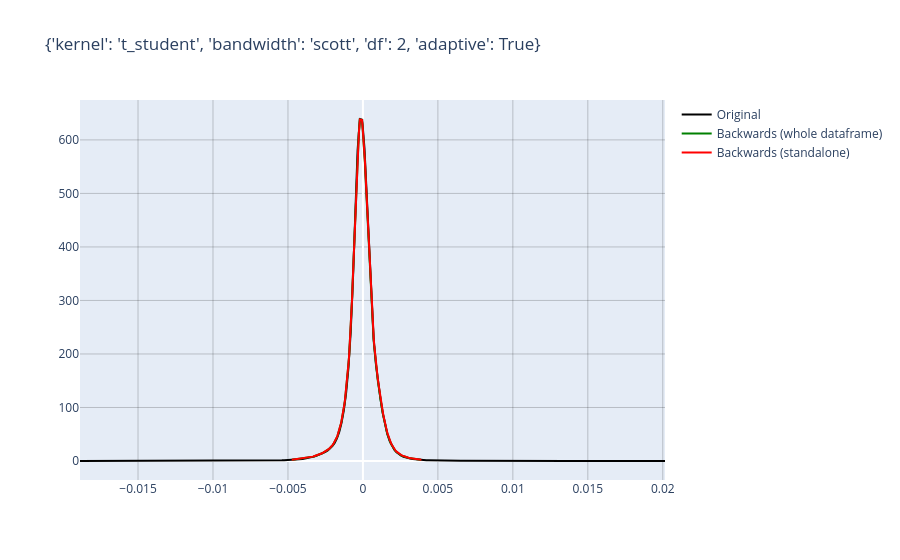

The notebook cell this image was saved under:
### Code cell
# Visualização
i = 10
t = df.columns[i]

fig = go.Figure()

# Gaussian KDE
fig.add_trace(
    go.Scatter(
        x=df_support.loc[:,t],
        y=df_densities.loc[:,t],
        mode="lines",
        name="Original",
        line=dict(color="black")
    )
)

# t-kernel KDE df = 4
fig.add_trace(
    go.Scatter(
        x=kle_bkw_supports.loc[:,t],
        y=kle_bkw_densities.loc[:,t],
        mode="lines",
        name="Backwards (whole dataframe)",
        line=dict(color="green")
    )
)

fig.add_trace(
    go.Scatter(
        x=dSup,
        y=dens,
        mode="lines",
        name="Backwards (standalone)",
        line=dict(color="red")
    )
)

fig.update_xaxes(showgrid=True, gridwidth=1, gridcolor="rgba(0,0,0,0.2)")
fig.update_yaxes(showgrid=True, gridwidth=1, gridcolor="rgba(0,0,0,0.2)")

fig.update_layout(
    legend=dict(
        x=1.02,
        y=1,
        xanchor="left",
        yanchor="top"
    ),
    margin=dict(r=160),  # make room for the legend
    title=f"{params}"
)

fig.show()

### Figure 1 — Plotly figure (JSON) as saved in the notebook; plotly's stock layout.template omitted (floating-point values rounded to 4 significant figures; data arrays with more than 128 entries replaced by an {"elided": "..."} marker saying what was removed)
{"data": [{"line": {"color": "black"}, "mode": "lines", "name": "Original", "type": "scatter", "x": {"elided": "256 float values"}, "y": {"elided": "256 float values"}}, {"line": {"color": "green"}, "mode": "lines", "name": "Backwards (whole dataframe)", "type": "scatter", "x": {"elided": "254 float values"}, "y": {"elided": "254 float values"}}, {"line": {"color": "red"}, "mode": "lines", "name": "Backwards (standalone)", "type": "scatter", "x": {"elided": "254 float values"}, "y": {"elided": "254 float values"}}], "layout": {"legend": {"x": 1.02, "xanchor": "left", "y": 1, "yanchor": "top"}, "margin": {"r": 160}, "title": {"text": "{'kernel': 't_student', 'bandwidth': 'scott', 'df': 2, 'adaptive': True}"}, "xaxis": {"gridcolor": "rgba(0,0,0,0.2)", "gridwidth": 1, "showgrid": true}, "yaxis": {"gridcolor": "rgba(0,0,0,0.2)", "gridwidth": 1, "showgrid": true}}}
